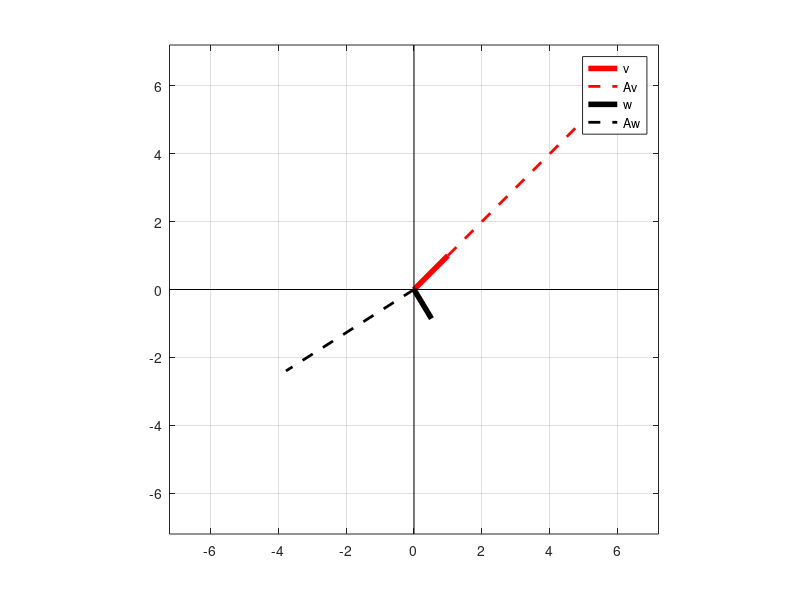

The MATLAB source for this figure:
%%
%     COURSE: Linear algebra: theory and implementation
%    SECTION: Eigendecomposition
%      VIDEO: Finding eigenvalues
% Instructor: sincxpress.com
% Course url: https://www.udemy.com/course/linear-algebra-theory-and-implementation/?couponCode=202110
%%
clear, clc

%%


% matrix
A = [1 5; 2 4];

% extract the eigenvalues
eigvals = eig(A);


% specify two vectors
v1 = [ 1 1 ]';   % is an eigenvector!
v2 = randn(2,1); % unlikely to be an eigenvector
v2 = v2/norm(v2);% unit length for convenience

% compute Av
Av1 = A*v1;
Av2 = A*v2;


%% plot the vectors and Av
figure(1), clf
plot([0 v1(1)],[0 v1(2)],'r','linew',4)
hold on
plot([0 Av1(1)],[0 Av1(2)],'r--','linew',2)
plot([0 v2(1)],[0 v2(2)],'k','linew',4)
plot([0 Av2(1)],[0 Av2(2)],'k--','linew',2)

lim = max([Av1(:); Av2(:)])*1.2;
axis([-1 1 -1 1]*lim)
grid on, axis square
plot(get(gca,'xlim'),[0 0],'k')
plot([0 0],get(gca,'ylim'),'k')
legend({'v';'Av';'w';'Aw'})

%% eigenvalues of a 3x3 matrix

% specify matrix
A = [ -2  2 -3 ;
      -4  1 -6 ;
      -1 -2  0 ];

% get eigenvalues
eig(A)

%% done.
